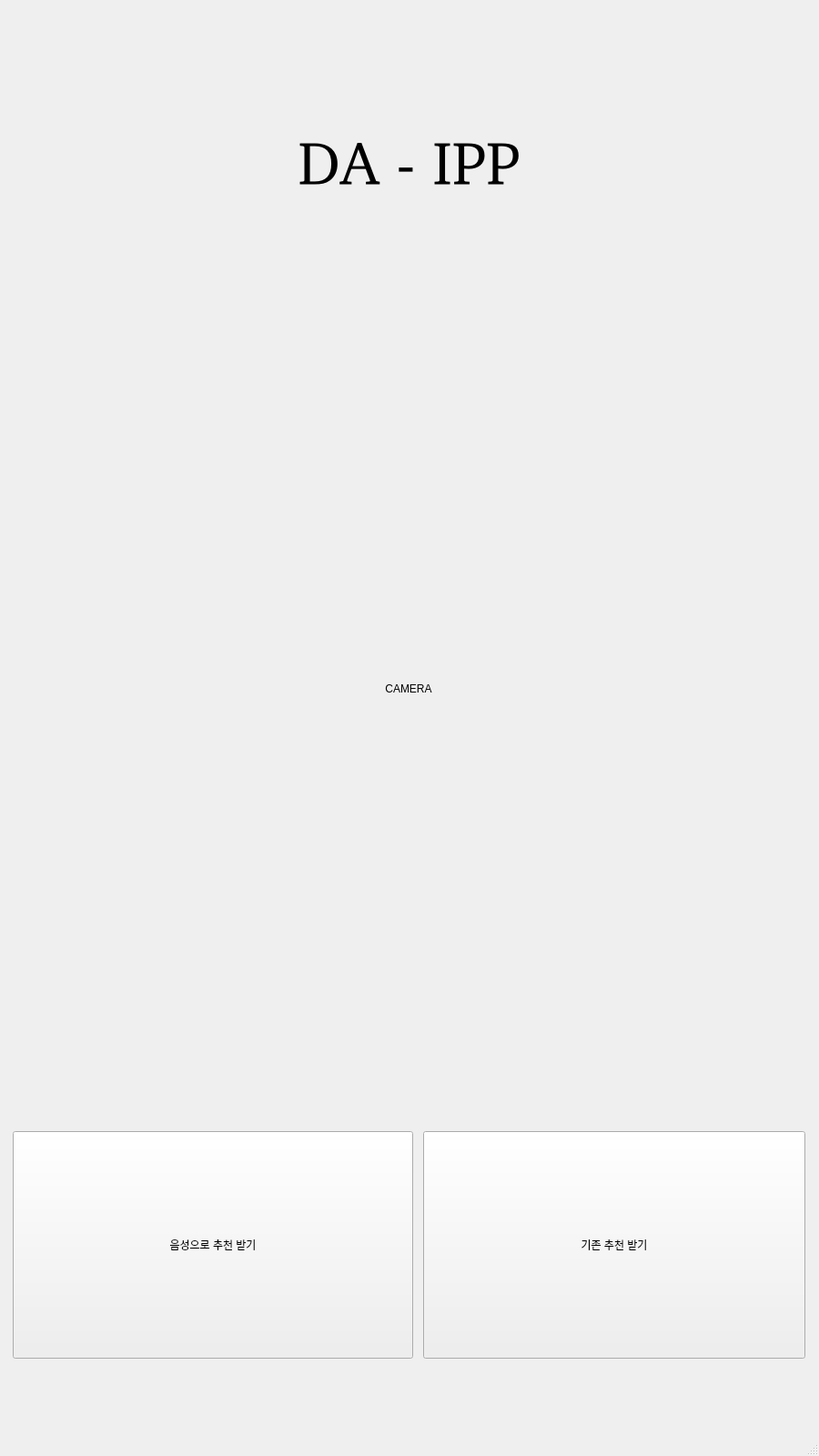
<?xml version="1.0" encoding="UTF-8"?>
<ui version="4.0">
 <class>MainWindow</class>
 <widget class="QMainWindow" name="MainWindow">
  <property name="geometry">
   <rect>
    <x>0</x>
    <y>0</y>
    <width>900</width>
    <height>1600</height>
   </rect>
  </property>
  <property name="minimumSize">
   <size>
    <width>900</width>
    <height>1600</height>
   </size>
  </property>
  <property name="maximumSize">
   <size>
    <width>900</width>
    <height>1600</height>
   </size>
  </property>
  <property name="windowTitle">
   <string>MainWindow</string>
  </property>
  <widget class="QWidget" name="centralwidget">
   <layout class="QGridLayout" name="gridLayout">
    <item row="3" column="1">
     <widget class="QPushButton" name="go_third">
      <property name="sizePolicy">
       <sizepolicy hsizetype="Minimum" vsizetype="Maximum">
        <horstretch>0</horstretch>
        <verstretch>0</verstretch>
       </sizepolicy>
      </property>
      <property name="minimumSize">
       <size>
        <width>420</width>
        <height>250</height>
       </size>
      </property>
      <property name="maximumSize">
       <size>
        <width>420</width>
        <height>250</height>
       </size>
      </property>
      <property name="text">
       <string>기존 추천 받기</string>
      </property>
     </widget>
    </item>
    <item row="2" column="0" colspan="2">
     <layout class="QGridLayout" name="gridLayout_5">
      <item row="0" column="0">
       <widget class="QLabel" name="camera">
        <property name="minimumSize">
         <size>
          <width>720</width>
          <height>960</height>
         </size>
        </property>
        <property name="maximumSize">
         <size>
          <width>720</width>
          <height>960</height>
         </size>
        </property>
        <property name="text">
         <string>CAMERA</string>
        </property>
        <property name="alignment">
         <set>Qt::AlignCenter</set>
        </property>
       </widget>
      </item>
     </layout>
    </item>
    <item row="3" column="0">
     <widget class="QPushButton" name="go_second">
      <property name="sizePolicy">
       <sizepolicy hsizetype="Minimum" vsizetype="Maximum">
        <horstretch>0</horstretch>
        <verstretch>0</verstretch>
       </sizepolicy>
      </property>
      <property name="minimumSize">
       <size>
        <width>440</width>
        <height>250</height>
       </size>
      </property>
      <property name="maximumSize">
       <size>
        <width>440</width>
        <height>250</height>
       </size>
      </property>
      <property name="text">
       <string>음성으로 추천 받기</string>
      </property>
     </widget>
    </item>
    <item row="4" column="0" colspan="2">
     <layout class="QVBoxLayout" name="verticalLayout_3">
      <property name="sizeConstraint">
       <enum>QLayout::SetNoConstraint</enum>
      </property>
      <item>
       <widget class="QLabel" name="teamname_2">
        <property name="minimumSize">
         <size>
          <width>0</width>
          <height>70</height>
         </size>
        </property>
        <property name="maximumSize">
         <size>
          <width>16777215</width>
          <height>70</height>
         </size>
        </property>
        <property name="text">
         <string/>
        </property>
        <property name="pixmap">
         <pixmap>배경이미지.png</pixmap>
        </property>
       </widget>
      </item>
     </layout>
    </item>
    <item row="0" column="0" colspan="2">
     <layout class="QVBoxLayout" name="verticalLayout">
      <property name="sizeConstraint">
       <enum>QLayout::SetNoConstraint</enum>
      </property>
      <item>
       <widget class="QLabel" name="teamname">
        <property name="minimumSize">
         <size>
          <width>0</width>
          <height>70</height>
         </size>
        </property>
        <property name="maximumSize">
         <size>
          <width>16777215</width>
          <height>70</height>
         </size>
        </property>
        <property name="text">
         <string/>
        </property>
        <property name="pixmap">
         <pixmap>배경이미지.png</pixmap>
        </property>
       </widget>
      </item>
     </layout>
    </item>
    <item row="1" column="0" colspan="2">
     <layout class="QGridLayout" name="gridLayout_4">
      <item row="0" column="0">
       <widget class="QLabel" name="label">
        <property name="font">
         <font>
          <family>Z003 [UKWN]</family>
          <pointsize>50</pointsize>
         </font>
        </property>
        <property name="text">
         <string>DA - IPP</string>
        </property>
        <property name="alignment">
         <set>Qt::AlignCenter</set>
        </property>
        <property name="wordWrap">
         <bool>true</bool>
        </property>
       </widget>
      </item>
     </layout>
    </item>
   </layout>
  </widget>
  <widget class="QStatusBar" name="statusbar"/>
 </widget>
 <resources/>
 <connections/>
</ui>
